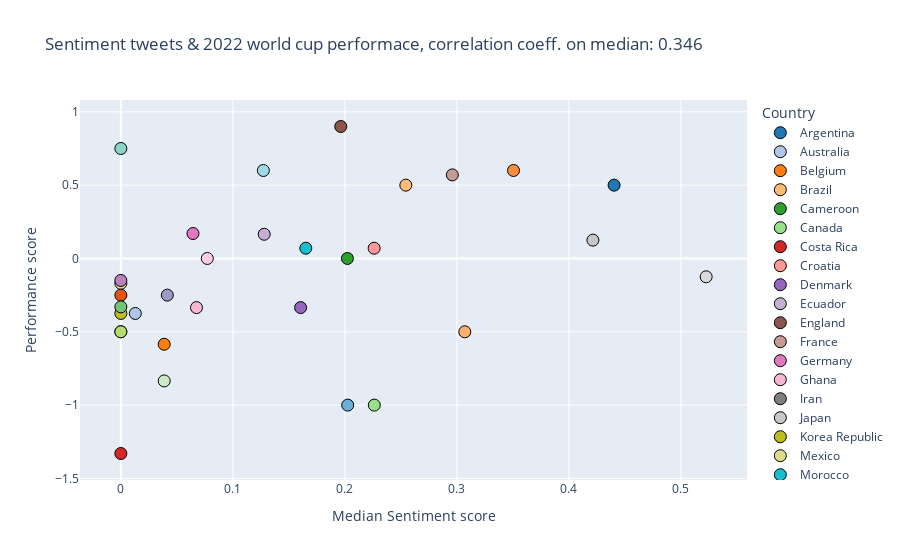

The cell this chart's notebook holds for it:
### Code cell
# Scatter plots pearson_correlation_medain
fig = px.scatter(
    tweets_performance,
    x=tweets_performance["Median_score"],
    y=tweets_performance["Performance"],
    color=tweets_performance["Country"],
    color_discrete_sequence=colors,
    title="Sentiment tweets & 2022 world cup performace, correlation coeff. on median: " + "{:.3f}".format(pearson_correlation_median[0]),
)
fig.update_traces(marker=dict(size=12))
fig.update_traces(marker_line_width=1,marker_line_color="black")
fig.update_xaxes(title_text="Median Sentiment score")
fig.update_yaxes(title_text="Performance score")
fig.show()
fig.write_image("tweets_performance.png")

### Figure 1 — Plotly figure (JSON) as saved in the notebook; plotly's stock layout.template omitted (floating-point values rounded to 4 significant figures)
{"data": [{"hovertemplate": "Country=Argentina<br>Median_score=%{x}<br>Performance=%{y}<extra></extra>", "legendgroup": "Argentina", "marker": {"color": "#1f77b4", "line": {"color": "black", "width": 1}, "size": 12, "symbol": "circle"}, "mode": "markers", "name": "Argentina", "orientation": "v", "showlegend": true, "type": "scatter", "x": [0.4404], "xaxis": "x", "y": [0.5], "yaxis": "y"}, {"hovertemplate": "Country=Australia<br>Median_score=%{x}<br>Performance=%{y}<extra></extra>", "legendgroup": "Australia", "marker": {"color": "#aec7e8", "line": {"color": "black", "width": 1}, "size": 12, "symbol": "circle"}, "mode": "markers", "name": "Australia", "orientation": "v", "showlegend": true, "type": "scatter", "x": [0.0129], "xaxis": "x", "y": [-0.375], "yaxis": "y"}, {"hovertemplate": "Country=Belgium<br>Median_score=%{x}<br>Performance=%{y}<extra></extra>", "legendgroup": "Belgium", "marker": {"color": "#ff7f0e", "line": {"color": "black", "width": 1}, "size": 12, "symbol": "circle"}, "mode": "markers", "name": "Belgium", "orientation": "v", "showlegend": true, "type": "scatter", "x": [0.0387], "xaxis": "x", "y": [-0.585], "yaxis": "y"}, {"hovertemplate": "Country=Brazil<br>Median_score=%{x}<br>Performance=%{y}<extra></extra>", "legendgroup": "Brazil", "marker": {"color": "#ffbb78", "line": {"color": "black", "width": 1}, "size": 12, "symbol": "circle"}, "mode": "markers", "name": "Brazil", "orientation": "v", "showlegend": true, "type": "scatter", "x": [0.2545], "xaxis": "x", "y": [0.5], "yaxis": "y"}, {"hovertemplate": "Country=Cameroon<br>Median_score=%{x}<br>Performance=%{y}<extra></extra>", "legendgroup": "Cameroon", "marker": {"color": "#2ca02c", "line": {"color": "black", "width": 1}, "size": 12, "symbol": "circle"}, "mode": "markers", "name": "Cameroon", "orientation": "v", "showlegend": true, "type": "scatter", "x": [0.2023], "xaxis": "x", "y": [0], "yaxis": "y"}, {"hovertemplate": "Country=Canada<br>Median_score=%{x}<br>Performance=%{y}<extra></extra>", "legendgroup": "Canada", "marker": {"color": "#98df8a", "line": {"color": "black", "width": 1}, "size": 12, "symbol": "circle"}, "mode": "markers", "name": "Canada", "orientation": "v", "showlegend": true, "type": "scatter", "x": [0.2263], "xaxis": "x", "y": [-1], "yaxis": "y"}, {"hovertemplate": "Country=Costa Rica<br>Median_score=%{x}<br>Performance=%{y}<extra></extra>", "legendgroup": "Costa Rica", "marker": {"color": "#d62728", "line": {"color": "black", "width": 1}, "size": 12, "symbol": "circle"}, "mode": "markers", "name": "Costa Rica", "orientation": "v", "showlegend": true, "type": "scatter", "x": [0], "xaxis": "x", "y": [-1.33], "yaxis": "y"}, {"hovertemplate": "Country=Croatia<br>Median_score=%{x}<br>Performance=%{y}<extra></extra>", "legendgroup": "Croatia", "marker": {"color": "#ff9896", "line": {"color": "black", "width": 1}, "size": 12, "symbol": "circle"}, "mode": "markers", "name": "Croatia", "orientation": "v", "showlegend": true, "type": "scatter", "x": [0.2261], "xaxis": "x", "y": [0.07], "yaxis": "y"}, {"hovertemplate": "Country=Denmark<br>Median_score=%{x}<br>Performance=%{y}<extra></extra>", "legendgroup": "Denmark", "marker": {"color": "#9467bd", "line": {"color": "black", "width": 1}, "size": 12, "symbol": "circle"}, "mode": "markers", "name": "Denmark", "orientation": "v", "showlegend": true, "type": "scatter", "x": [0.1605], "xaxis": "x", "y": [-0.335], "yaxis": "y"}, {"hovertemplate": "Country=Ecuador<br>Median_score=%{x}<br>Performance=%{y}<extra></extra>", "legendgroup": "Ecuador", "marker": {"color": "#c5b0d5", "line": {"color": "black", "width": 1}, "size": 12, "symbol": "circle"}, "mode": "markers", "name": "Ecuador", "orientation": "v", "showlegend": true, "type": "scatter", "x": [0.128], "xaxis": "x", "y": [0.165], "yaxis": "y"}, {"hovertemplate": "Country=England<br>Median_score=%{x}<br>Performance=%{y}<extra></extra>", "legendgroup": "England", "marker": {"color": "#8c564b", "line": {"color": "black", "width": 1}, "size": 12, "symbol": "circle"}, "mode": "markers", "name": "England", "orientation": "v", "showlegend": true, "type": "scatter", "x": [0.1963], "xaxis": "x", "y": [0.9], "yaxis": "y"}, {"hovertemplate": "Country=France<br>Median_score=%{x}<br>Performance=%{y}<extra></extra>", "legendgroup": "France", "marker": {"color": "#c49c94", "line": {"color": "black", "width": 1}, "size": 12, "symbol": "circle"}, "mode": "markers", "name": "France", "orientation": "v", "showlegend": true, "type": "scatter", "x": [0.296], "xaxis": "x", "y": [0.57], "yaxis": "y"}, {"hovertemplate": "Country=Germany<br>Median_score=%{x}<br>Performance=%{y}<extra></extra>", "legendgroup": "Germany", "marker": {"color": "#e377c2", "line": {"color": "black", "width": 1}, "size": 12, "symbol": "circle"}, "mode": "markers", "name": "Germany", "orientation": "v", "showlegend": true, "type": "scatter", "x": [0.0644], "xaxis": "x", "y": [0.17], "yaxis": "y"}, {"hovertemplate": "Country=Ghana<br>Median_score=%{x}<br>Performance=%{y}<extra></extra>", "legendgroup": "Ghana", "marker": {"color": "#f7b6d2", "line": {"color": "black", "width": 1}, "size": 12, "symbol": "circle"}, "mode": "markers", "name": "Ghana", "orientation": "v", "showlegend": true, "type": "scatter", "x": [0.06755], "xaxis": "x", "y": [-0.335], "yaxis": "y"}, {"hovertemplate": "Country=Iran<br>Median_score=%{x}<br>Performance=%{y}<extra></extra>", "legendgroup": "Iran", "marker": {"color": "#7f7f7f", "line": {"color": "black", "width": 1}, "size": 12, "symbol": "circle"}, "mode": "markers", "name": "Iran", "orientation": "v", "showlegend": true, "type": "scatter", "x": [0], "xaxis": "x", "y": [-0.5], "yaxis": "y"}, {"hovertemplate": "Country=Japan<br>Median_score=%{x}<br>Performance=%{y}<extra></extra>", "legendgroup": "Japan", "marker": {"color": "#c7c7c7", "line": {"color": "black", "width": 1}, "size": 12, "symbol": "circle"}, "mode": "markers", "name": "Japan", "orientation": "v", "showlegend": true, "type": "scatter", "x": [0.4215], "xaxis": "x", "y": [0.125], "yaxis": "y"}, {"hovertemplate": "Country=Korea Republic<br>Median_score=%{x}<br>Performance=%{y}<extra></extra>", "legendgroup": "Korea Republic", "marker": {"color": "#bcbd22", "line": {"color": "black", "width": 1}, "size": 12, "symbol": "circle"}, "mode": "markers", "name": "Korea Republic", "orientation": "v", "showlegend": true, "type": "scatter", "x": [0], "xaxis": "x", "y": [-0.375], "yaxis": "y"}, {"hovertemplate": "Country=Mexico<br>Median_score=%{x}<br>Performance=%{y}<extra></extra>", "legendgroup": "Mexico", "marker": {"color": "#dbdb8d", "line": {"color": "black", "width": 1}, "size": 12, "symbol": "circle"}, "mode": "markers", "name": "Mexico", "orientation": "v", "showlegend": true, "type": "scatter", "x": [0], "xaxis": "x", "y": [-0.17], "yaxis": "y"}, {"hovertemplate": "Country=Morocco<br>Median_score=%{x}<br>Performance=%{y}<extra></extra>", "legendgroup": "Morocco", "marker": {"color": "#17becf", "line": {"color": "black", "width": 1}, "size": 12, "symbol": "circle"}, "mode": "markers", "name": "Morocco", "orientation": "v", "showlegend": true, "type": "scatter", "x": [0.1651], "xaxis": "x", "y": [0.07], "yaxis": "y"}, {"hovertemplate": "Country=Netherlands<br>Median_score=%{x}<br>Performance=%{y}<extra></extra>", "legendgroup": "Netherlands", "marker": {"color": "#9edae5", "line": {"color": "black", "width": 1}, "size": 12, "symbol": "circle"}, "mode": "markers", "name": "Netherlands", "orientation": "v", "showlegend": true, "type": "scatter", "x": [0.1273], "xaxis": "x", "y": [0.6], "yaxis": "y"}, {"hovertemplate": "Country=Poland<br>Median_score=%{x}<br>Performance=%{y}<extra></extra>", "legendgroup": "Poland", "marker": {"color": "#e6550d", "line": {"color": "black", "width": 1}, "size": 12, "symbol": "circle"}, "mode": "markers", "name": "Poland", "orientation": "v", "showlegend": true, "type": "scatter", "x": [0], "xaxis": "x", "y": [-0.25], "yaxis": "y"}, {"hovertemplate": "Country=Portugal<br>Median_score=%{x}<br>Performance=%{y}<extra></extra>", "legendgroup": "Portugal", "marker": {"color": "#fd8d3c", "line": {"color": "black", "width": 1}, "size": 12, "symbol": "circle"}, "mode": "markers", "name": "Portugal", "orientation": "v", "showlegend": true, "type": "scatter", "x": [0.3506], "xaxis": "x", "y": [0.6], "yaxis": "y"}, {"hovertemplate": "Country=Qatar<br>Median_score=%{x}<br>Performance=%{y}<extra></extra>", "legendgroup": "Qatar", "marker": {"color": "#6baed6", "line": {"color": "black", "width": 1}, "size": 12, "symbol": "circle"}, "mode": "markers", "name": "Qatar", "orientation": "v", "showlegend": true, "type": "scatter", "x": [0.2026], "xaxis": "x", "y": [-1], "yaxis": "y"}, {"hovertemplate": "Country=Saudi Arabia<br>Median_score=%{x}<br>Performance=%{y}<extra></extra>", "legendgroup": "Saudi Arabia", "marker": {"color": "#74c476", "line": {"color": "black", "width": 1}, "size": 12, "symbol": "circle"}, "mode": "markers", "name": "Saudi Arabia", "orientation": "v", "showlegend": true, "type": "scatter", "x": [0], "xaxis": "x", "y": [-0.33], "yaxis": "y"}, {"hovertemplate": "Country=Senegal<br>Median_score=%{x}<br>Performance=%{y}<extra></extra>", "legendgroup": "Senegal", "marker": {"color": "#9e9ac8", "line": {"color": "black", "width": 1}, "size": 12, "symbol": "circle"}, "mode": "markers", "name": "Senegal", "orientation": "v", "showlegend": true, "type": "scatter", "x": [0.0415], "xaxis": "x", "y": [-0.25], "yaxis": "y"}, {"hovertemplate": "Country=Serbia<br>Median_score=%{x}<br>Performance=%{y}<extra></extra>", "legendgroup": "Serbia", "marker": {"color": "#fdae6b", "line": {"color": "black", "width": 1}, "size": 12, "symbol": "circle"}, "mode": "markers", "name": "Serbia", "orientation": "v", "showlegend": true, "type": "scatter", "x": [0.3071], "xaxis": "x", "y": [-0.5], "yaxis": "y"}, {"hovertemplate": "Country=Spain<br>Median_score=%{x}<br>Performance=%{y}<extra></extra>", "legendgroup": "Spain", "marker": {"color": "#8dd3c7", "line": {"color": "black", "width": 1}, "size": 12, "symbol": "circle"}, "mode": "markers", "name": "Spain", "orientation": "v", "showlegend": true, "type": "scatter", "x": [0], "xaxis": "x", "y": [0.75], "yaxis": "y"}, {"hovertemplate": "Country=Switzerland<br>Median_score=%{x}<br>Performance=%{y}<extra></extra>", "legendgroup": "Switzerland", "marker": {"color": "#b3de69", "line": {"color": "black", "width": 1}, "size": 12, "symbol": "circle"}, "mode": "markers", "name": "Switzerland", "orientation": "v", "showlegend": true, "type": "scatter", "x": [0], "xaxis": "x", "y": [-0.5], "yaxis": "y"}, {"hovertemplate": "Country=Tunisia<br>Median_score=%{x}<br>Performance=%{y}<extra></extra>", "legendgroup": "Tunisia", "marker": {"color": "#fccde5", "line": {"color": "black", "width": 1}, "size": 12, "symbol": "circle"}, "mode": "markers", "name": "Tunisia", "orientation": "v", "showlegend": true, "type": "scatter", "x": [0.0772], "xaxis": "x", "y": [0], "yaxis": "y"}, {"hovertemplate": "Country=United States<br>Median_score=%{x}<br>Performance=%{y}<extra></extra>", "legendgroup": "United States", "marker": {"color": "#d9d9d9", "line": {"color": "black", "width": 1}, "size": 12, "symbol": "circle"}, "mode": "markers", "name": "United States", "orientation": "v", "showlegend": true, "type": "scatter", "x": [0.5226], "xaxis": "x", "y": [-0.125], "yaxis": "y"}, {"hovertemplate": "Country=Uruguay<br>Median_score=%{x}<br>Performance=%{y}<extra></extra>", "legendgroup": "Uruguay", "marker": {"color": "#bc80bd", "line": {"color": "black", "width": 1}, "size": 12, "symbol": "circle"}, "mode": "markers", "name": "Uruguay", "orientation": "v", "showlegend": true, "type": "scatter", "x": [0], "xaxis": "x", "y": [-0.15], "yaxis": "y"}, {"hovertemplate": "Country=Wales<br>Median_score=%{x}<br>Performance=%{y}<extra></extra>", "legendgroup": "Wales", "marker": {"color": "#ccebc5", "line": {"color": "black", "width": 1}, "size": 12, "symbol": "circle"}, "mode": "markers", "name": "Wales", "orientation": "v", "showlegend": true, "type": "scatter", "x": [0.0387], "xaxis": "x", "y": [-0.835], "yaxis": "y"}], "layout": {"legend": {"title": {"text": "Country"}, "tracegroupgap": 0}, "title": {"text": "Sentiment tweets & 2022 world cup performace, correlation coeff. on median: 0.346"}, "xaxis": {"anchor": "y", "domain": [0, 1], "title": {"text": "Median Sentiment score"}}, "yaxis": {"anchor": "x", "domain": [0, 1], "title": {"text": "Performance score"}}}}
